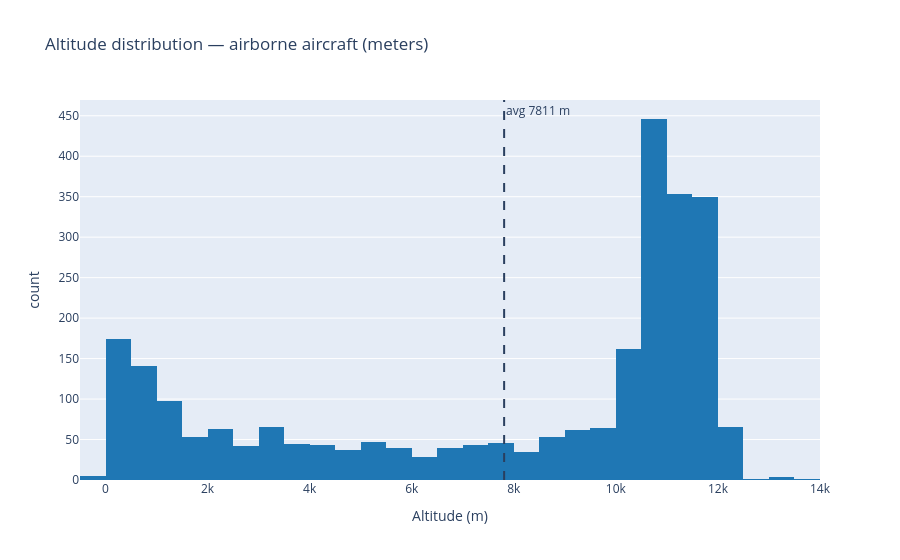

Here is the notebook cell this chart was saved with:
### Markdown cell above
## 4. Altitude distribution

### Code cell
alt = airborne["baro_altitude"].dropna()

fig = px.histogram(
    x=alt,
    nbins=50,
    title="Altitude distribution — airborne aircraft (meters)",
    labels={"x": "Altitude (m)", "y": "Aircraft"},
    color_discrete_sequence=["#1f77b4"],
)
fig.add_vline(
    x=alt.mean(),
    line_dash="dash",
    annotation_text=f"avg {alt.mean():.0f} m",
)
fig.show()

cruising = airborne[(airborne["baro_altitude"] >= 9000) & (airborne["baro_altitude"] <= 12500)]
print(f"At cruising altitude (9–12.5 km): {len(cruising)} aircraft ({len(cruising)/len(airborne)*100:.1f}% of airborne)")

### Figure 1 — Plotly figure (JSON) as saved in the notebook; plotly's stock layout.template omitted (floating-point values rounded to 4 significant figures; data arrays with more than 128 entries replaced by an {"elided": "..."} marker saying what was removed)
{"data": [{"bingroup": "x", "hovertemplate": "Altitude (m)=%{x}<br>count=%{y}<extra></extra>", "legendgroup": "", "marker": {"color": "#1f77b4", "pattern": {"shape": ""}}, "name": "", "nbinsx": 50, "orientation": "v", "showlegend": false, "type": "histogram", "x": {"elided": "2608 float values"}, "xaxis": "x", "yaxis": "y"}], "layout": {"annotations": [{"showarrow": false, "text": "avg 7811 m", "x": 7811.0, "xanchor": "left", "xref": "x", "y": 1, "yanchor": "top", "yref": "y domain"}], "barmode": "relative", "legend": {"tracegroupgap": 0}, "shapes": [{"line": {"dash": "dash"}, "type": "line", "x0": 7811.0, "x1": 7811.0, "xref": "x", "y0": 0, "y1": 1, "yref": "y domain"}], "title": {"text": "Altitude distribution — airborne aircraft (meters)"}, "xaxis": {"anchor": "y", "domain": [0, 1], "title": {"text": "Altitude (m)"}}, "yaxis": {"anchor": "x", "domain": [0, 1], "title": {"text": "count"}}}}
